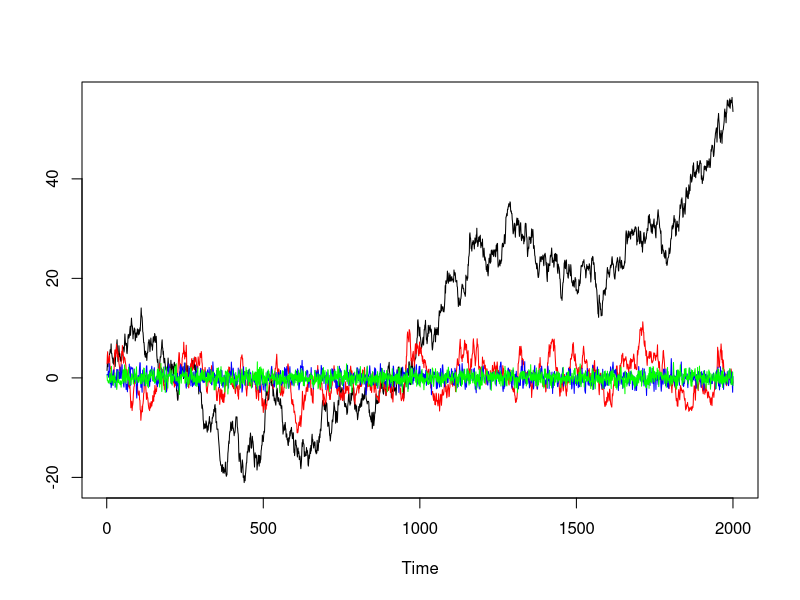
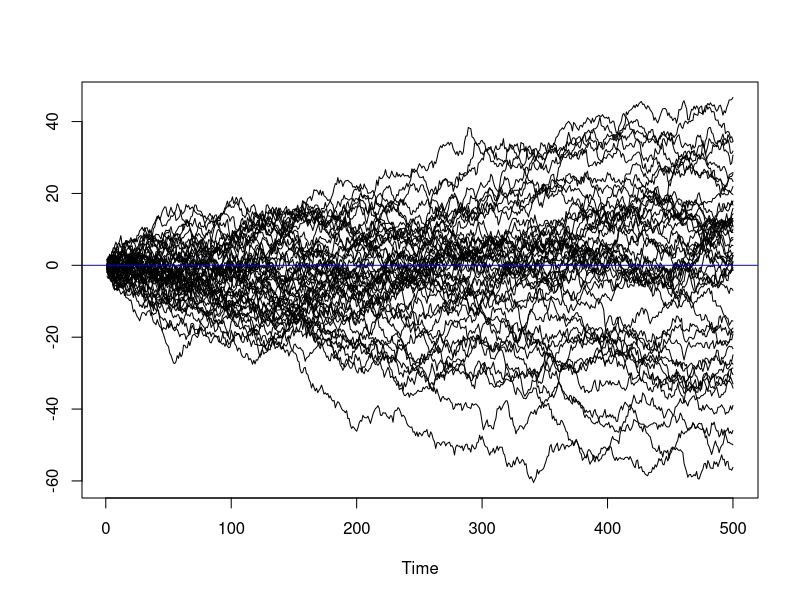
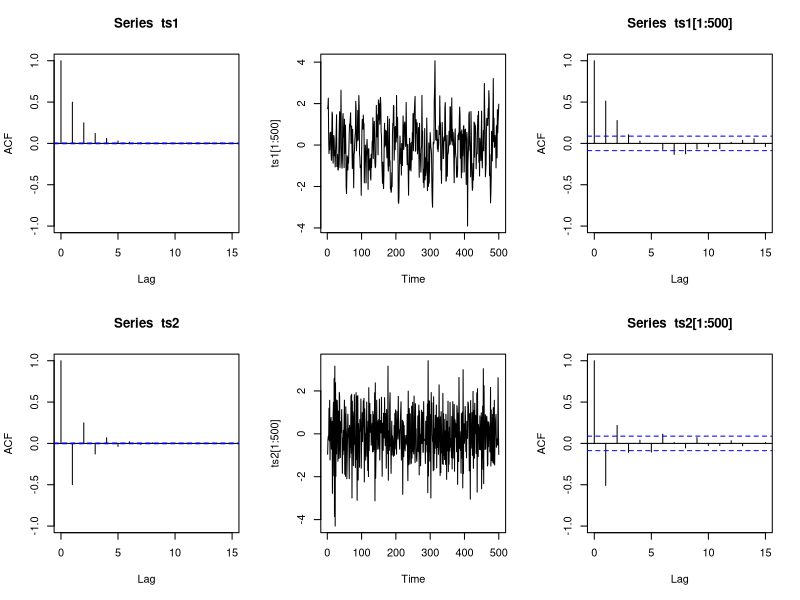
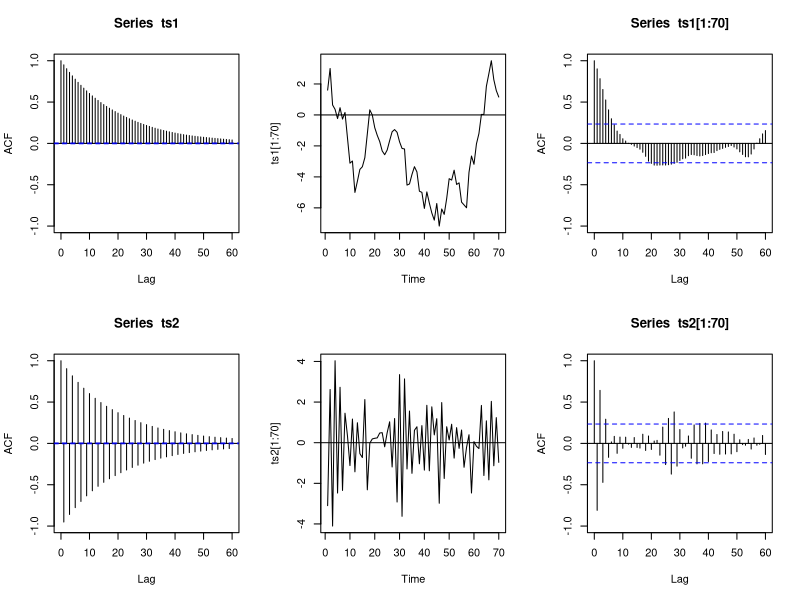
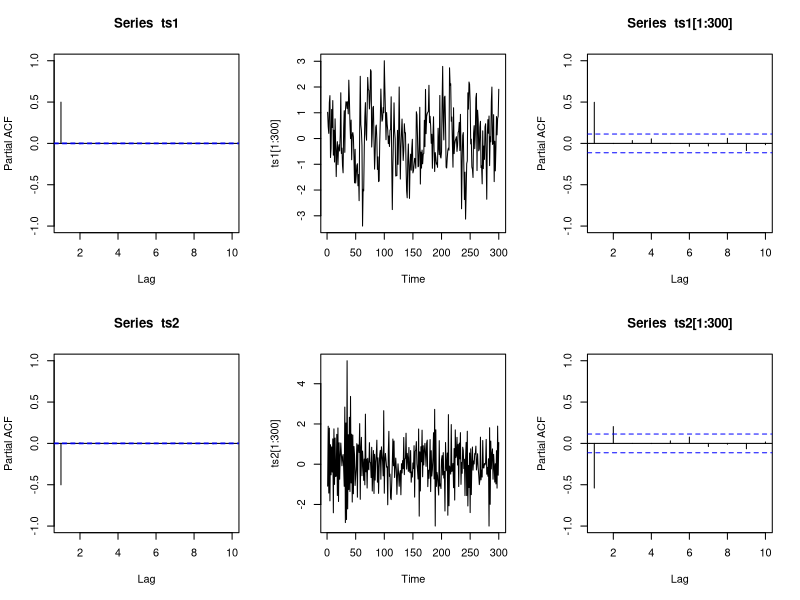
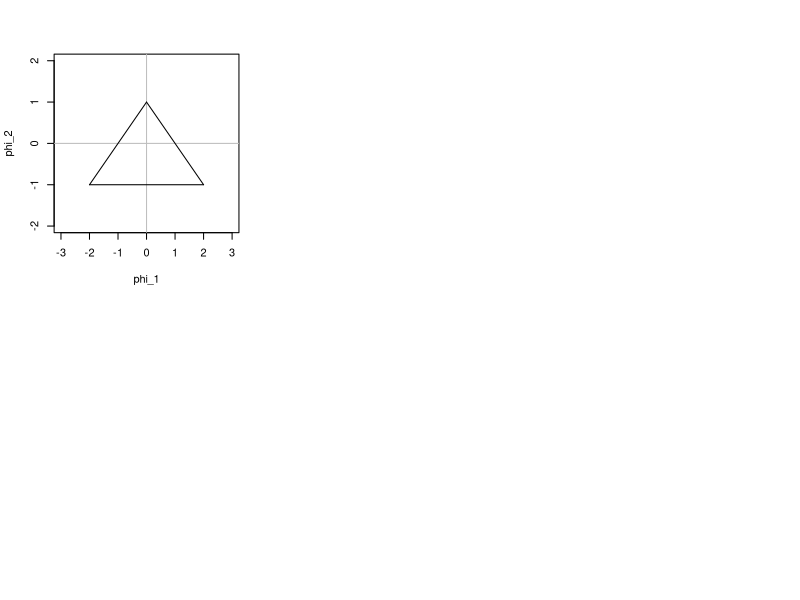
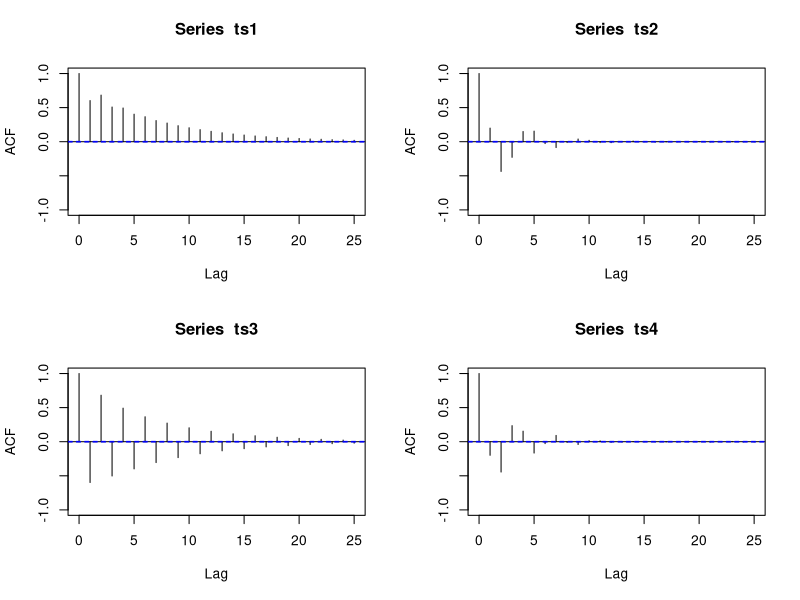
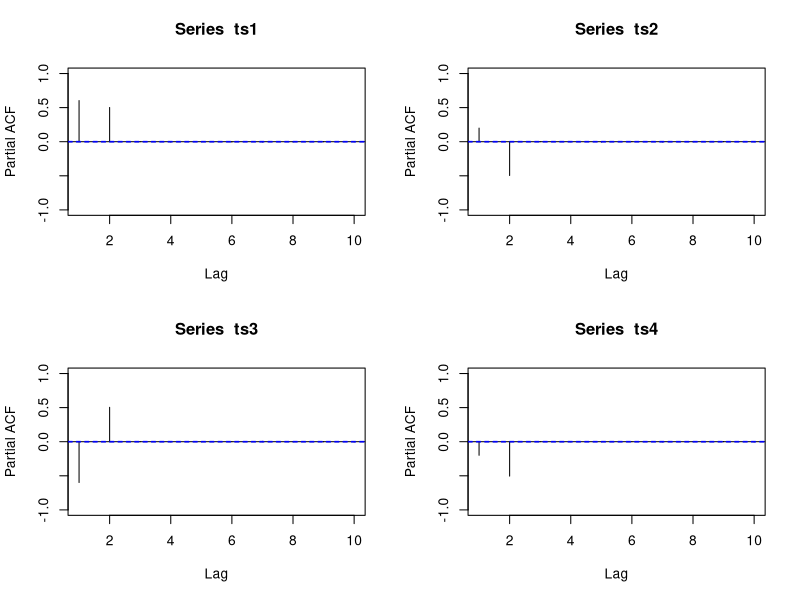

R code for these plots, in order:
## ---- chunk 1
# Install necessary packages
list_packages <- c("forecast", "readxl", "stargazer", "fpp", 
                   "fpp2", "scales", "quantmod", "urca",
                   "vars", "tseries", "ggplot2", "dplyr")
new_packages <- list_packages[!(list_packages %in% installed.packages()[,"Package"])]
if(length(new_packages)) install.packages(new_packages)

# Load necessary packages
lapply(list_packages, require, character.only = TRUE)
## ---- chunk 2
set.seed(1234)
n=2000
ts1=arima.sim(n = n, list(ar = 0.1,  ma = 0), sd = 1)
ts2=arima.sim(n = n, list(ar = 0.5,  ma = 0), sd = 1)
ts3=arima.sim(n = n, list(ar = 0.95,  ma = 0), sd = 1)
ts4=as.ts(cumsum(rnorm(n)))
ts.plot(ts4,ts3,ts2,ts1,col=c("black","red","blue","green"))
## ---- chunk 3
set.seed(1234)
MC=50
n=500
ts_mat=matrix(NA,n,MC)
for (it in 1:MC)
{
  ts_mat[,it]=as.ts(cumsum(rnorm(n)))
}
ts.plot(ts_mat)
abline(h=0,col="blue")
## ---- chunk 4
n=200000
ts1=arima.sim(n = n, list(ar = 0.5),  sd = 1)
ts2=arima.sim(n = n, list(ar = -0.5), sd = 1)
par(mfrow=c(2,3))
acf(ts1,ylim=c(-1,1),lag.max=15)
plot.ts(ts1[1:500])
acf(ts1[1:500],ylim=c(-1,1),lag.max=15)
acf(ts2,ylim=c(-1,1),lag.max=15)
plot.ts(ts2[1:500])
acf(ts2[1:500],ylim=c(-1,1),lag.max=15)
## ---- chunk 5
n=200000
ts1=arima.sim(n = n, list(ar = 0.95),  sd = 1)
par(mfrow=c(2,3))
acf(ts1,ylim=c(-1,1),lag.max=60)
plot.ts(ts1[1:70])
abline(h=0)
acf(ts1[1:70],ylim=c(-1,1),lag.max=60)
ts2=arima.sim(n = n, list(ar = -0.95), sd = 1)
acf(ts2,ylim=c(-1,1),lag.max=60)
plot.ts(ts2[1:70])
abline(h=0)
acf(ts2[1:70],ylim=c(-1,1),lag.max=60)
## ---- chunk 6
n=200000
ts1=arima.sim(n = n, list(ar = 0.5),  sd = 1)
ts2=arima.sim(n = n, list(ar = -0.5), sd = 1)
par(mfrow=c(2,3))
pacf(ts1,ylim=c(-1,1),lag.max=10)
plot.ts(ts1[1:300])
pacf(ts1[1:300],ylim=c(-1,1),lag.max=10)
pacf(ts2,ylim=c(-1,1),lag.max=10)
plot.ts(ts2[1:300])
pacf(ts2[1:300],ylim=c(-1,1),lag.max=10)
## ---- chunk 7
plot(0,0,type="n",xlab="phi_1",ylab="phi_2",xlim=c(-3,3),ylim=c(-2,2))
abline(h=0,col="grey")
abline(v=0,col="grey")
lines(c(0,2),c(1,-1))
lines(c(0,-2),c(1,-1))
lines(c(-2,2),c(-1,-1))
## ---- chunk 8
n=200000
ts1=arima.sim(n = n, list(ar = c(0.3, 0.5)), sd = 1)
ts2=arima.sim(n = n, list(ar = c(0.3,-0.5)), sd = 1)
ts3=arima.sim(n = n, list(ar = c(-0.3,0.5)), sd = 1)
ts4=arima.sim(n = n, list(ar = c(-0.3,-0.5)),sd = 1)
par(mfrow=c(2,2))
acf(ts1,ylim=c(-1,1),lag.max=25)
acf(ts2,ylim=c(-1,1),lag.max=25)
acf(ts3,ylim=c(-1,1),lag.max=25)
acf(ts4,ylim=c(-1,1),lag.max=25)
## ---- chunk 9
par(mfrow=c(2,2))
pacf(ts1,ylim=c(-1,1),lag.max=10)
pacf(ts2,ylim=c(-1,1),lag.max=10)
pacf(ts3,ylim=c(-1,1),lag.max=10)
pacf(ts4,ylim=c(-1,1),lag.max=10)
## ---- chunk 10
n=200000
ts1=arima.sim(n = n, list(ar = c(0.3, 0.5, -0.4)), sd = 1)
par(mfrow=c(1,2))
acf(ts1,ylim=c(-1,1),lag.max=10)
pacf(ts1,ylim=c(-1,1),lag.max=10)
## ---- chunk 11
n=200000
ts1=arima.sim(n = n, list(ma = 0.7),  sd = 1)
ts2=arima.sim(n = n, list(ma = -0.7), sd = 1)
par(mfrow=c(1,2))
acf(ts1,ylim=c(-1,1),lag.max=20)
acf(ts2,ylim=c(-1,1),lag.max=20)
## ---- chunk 12
par(mfrow=c(1,2))
pacf(ts1,ylim=c(-1,1),lag.max=10)
pacf(ts2,ylim=c(-1,1),lag.max=10)
## ---- chunk 13
n=200000
ts1=arima.sim(n = n, list(ma = c(0.3, 0.5)), sd = 1)
ts2=arima.sim(n = n, list(ma = c(0.3,-0.5)), sd = 1)
ts3=arima.sim(n = n, list(ma = c(-0.3,0.5)), sd = 1)
ts4=arima.sim(n = n, list(ma = c(-0.3,-0.5)),sd = 1)
par(mfrow=c(2,2))
acf(ts1,ylim=c(-1,1),lag.max=10)
acf(ts2,ylim=c(-1,1),lag.max=10)
acf(ts3,ylim=c(-1,1),lag.max=10)
acf(ts4,ylim=c(-1,1),lag.max=10)
## ---- chunk 14
par(mfrow=c(2,2))
pacf(ts1,ylim=c(-1,1),lag.max=20)
pacf(ts2,ylim=c(-1,1),lag.max=20)
pacf(ts3,ylim=c(-1,1),lag.max=20)
pacf(ts4,ylim=c(-1,1),lag.max=20)
## ---- chunk 15
n=200000
ts1=arima.sim(n = n, list(ma = c(0.3, 0.5,-0.3)), sd = 1)
par(mfrow=c(1,2))
acf(ts1,ylim=c(-1,1),lag.max=20)
pacf(ts1,ylim=c(-1,1),lag.max=20)
